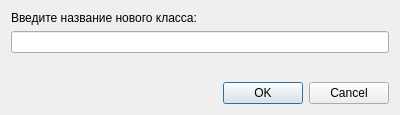
<?xml version="1.0" encoding="UTF-8"?>
<ui version="4.0">
 <class>Dialog_new_class_yaml</class>
 <widget class="QDialog" name="Dialog_new_class_yaml">
  <property name="geometry">
   <rect>
    <x>0</x>
    <y>0</y>
    <width>400</width>
    <height>115</height>
   </rect>
  </property>
  <property name="windowTitle">
   <string>Добавление класса</string>
  </property>
  <layout class="QGridLayout" name="gridLayout">
   <item row="1" column="0">
    <widget class="QLineEdit" name="lineEdit"/>
   </item>
   <item row="3" column="0">
    <widget class="QDialogButtonBox" name="buttonBox">
     <property name="orientation">
      <enum>Qt::Horizontal</enum>
     </property>
     <property name="standardButtons">
      <set>QDialogButtonBox::Cancel|QDialogButtonBox::Ok</set>
     </property>
    </widget>
   </item>
   <item row="0" column="0">
    <widget class="QLabel" name="label">
     <property name="text">
      <string>Введите название нового класса:</string>
     </property>
    </widget>
   </item>
   <item row="2" column="0">
    <spacer name="verticalSpacer">
     <property name="orientation">
      <enum>Qt::Vertical</enum>
     </property>
     <property name="sizeHint" stdset="0">
      <size>
       <width>20</width>
       <height>40</height>
      </size>
     </property>
    </spacer>
   </item>
  </layout>
 </widget>
 <resources/>
 <connections>
  <connection>
   <sender>buttonBox</sender>
   <signal>accepted()</signal>
   <receiver>Dialog_new_class_yaml</receiver>
   <slot>accept()</slot>
   <hints>
    <hint type="sourcelabel">
     <x>248</x>
     <y>254</y>
    </hint>
    <hint type="destinationlabel">
     <x>157</x>
     <y>274</y>
    </hint>
   </hints>
  </connection>
  <connection>
   <sender>buttonBox</sender>
   <signal>rejected()</signal>
   <receiver>Dialog_new_class_yaml</receiver>
   <slot>reject()</slot>
   <hints>
    <hint type="sourcelabel">
     <x>316</x>
     <y>260</y>
    </hint>
    <hint type="destinationlabel">
     <x>286</x>
     <y>274</y>
    </hint>
   </hints>
  </connection>
 </connections>
</ui>
